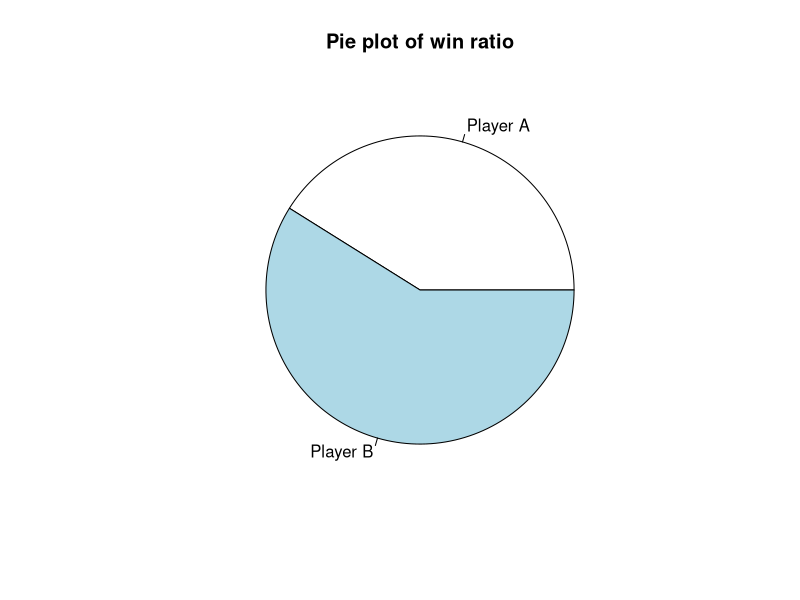

This figure's R source:
##====================================================================================================
#  ________   ________   ________    ________           ________   ________   ________   _______      
# |\_____  \ |\   __  \ |\   ___  \ |\   ____\         |\   ____\ |\   __  \ |\   ___ \ |\  ___ \     
#  \|___/  /|\ \  \|\  \\ \  \\ \  \\ \  \___|_        \ \  \___| \ \  \|\  \\ \  \_|\ \\ \   __/|    
#      /  / / \ \   __  \\ \  \\ \  \\ \_____  \        \ \  \     \ \  \\\  \\ \  \ \\ \\ \  \_|/__  
#     /  /_/__ \ \  \ \  \\ \  \\ \  \\|____|\  \        \ \  \____ \ \  \\\  \\ \  \_\\ \\ \  \_|\ \ 
#    |\________\\ \__\ \__\\ \__\\ \__\ ____\_\  \        \ \_______\\ \_______\\ \_______\\ \_______\
#     \|_______| \|__|\|__| \|__| \|__||\_________\        \|_______| \|_______| \|_______| \|_______|
#                                      \|_________|                                                   
##====================================================================================================


# Game instructions:
# HH -> player A wins
# TH -> player B wins
# it needs to be in a sequence to get a point
# if a sequence is broken, count restarts

# H (head) = 0
# T (tail) = 1

# Set score counts for game wins
playerAGameScore <- playerBGameScore <- 0

# Loop for 1000 games
for (x in 1:1000) {
  # Set the default values of players A and B as 0
  playerA <- playerB <- 0 
  
  # Loop until there is winner in the game
  while (TRUE){
    # Flip a coin and save it to the variable CF
    cf <- sample(c(0,1), size=1, replace = TRUE) 
    if(cf == 0){ # Check if coin flip is 0
      playerA <- playerA + 1 # Increase player A score by 1
      
      if(playerB == 1){ # Check if player B has already gotten the score of 1 - has a streak
        playerB <- playerB + 1 # Increase player B score by 1
      }
    } else if(cf == 1){ #Check if coin flip is 1
      if(playerB == 0){ # Check if player B score is 0 so the streak can start
        playerB <- playerB + 1 # Increase player B score by 1
      }else{ # If the score is not 0, restart the count since the streak has been broken
        playerB <- 0 # Restart the count of sequence
      }
      
      playerA <- 0 # We need to restart count sequence for player A since streak broke
    } 
    
    if(playerA == 2){ # Check if player A has won 2 turns
      playerAGameScore <- playerAGameScore + 1 # Increase game score of player A
      break # Exit the loop
    }else if(playerB == 2){ # Check if player B has won 2 turns
      playerBGameScore <- playerBGameScore + 1 # Increase game score of player A
      break # Exit the loop
    }
  }
}

# Calculate % of wins and round them to 2 digits
playerAPerc <- round(playerAGameScore/1000, digits = 2)
playerBPerc <- round(playerBGameScore/1000, digits = 2)

# Print player scores and %
cat(sprintf("Player A score is: %i | %s%%\nPlayer B score is: %i | %s%%",
            playerAGameScore,
            playerAPerc,
            playerBGameScore,
            playerBPerc
            ))

# Create a pie plot of scores
pie(c(playerAGameScore,playerBGameScore),
    labels = c("Player A","Player B"),
    main = "Pie plot of win ratio")